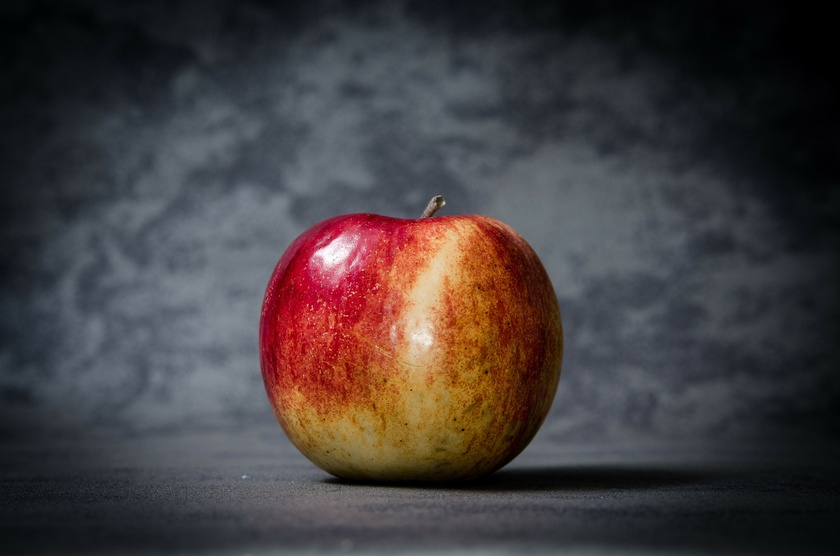
#> input picture data/apple_1.jpg, 840 x 556 px, shrunk from 1920 x 1271 before the run; its folder holds 4 pictures in this run
$ python cut_image.py
#> lines starting #> are read from the running program, lines starting #| are printed output that depends on the picture
import cv2
import glob
import os
import csv

path_data = os.getcwd()
input_path = path_data + '\data'
output_path = path_data + '\cutdata'

for file in glob.glob(input_path+'\*.jpg'):
    img = cv2.imread(file)
#> img is the input picture: shape (556, 840, 3); mean B, G, R 62.7, 61.8, 68.8
    h, w, d = img.shape
#> h = 556; w = 840; d = 3
    filename = file.replace(input_path, '')
    cut_indexes = {'top': 0, 'under': 0, 'left': 0, 'right': 0}
    # top
    for y in range(h):
        b_sum, g_sum, r_sum = 0, 0, 0
        for x in range(w):
            c = img[y, x]
            b_sum += c[0]
            g_sum += c[1]
            r_sum += c[2]
        b_ave = b_sum / w
        g_ave = g_sum / w
        r_ave = r_sum / w
        if r_ave-5 >= b_ave and r_ave-5 >= g_ave and r_ave >= 50:
            break
        else:
            cut_indexes['top'] = y
#> after the loop, cut_indexes = {'top': 217, 'under': 0, 'left': 0, 'right': 0}
    # under
    cut_indexes['under'] = h
    for y in range(h):
        b_sum, g_sum, r_sum = 0, 0, 0
        for x in range(w):
            c = img[y, x]
            b_sum += c[0]
            g_sum += c[1]
            r_sum += c[2]
        b_ave = b_sum / w
        g_ave = g_sum / w
        r_ave = r_sum / w
        if r_ave-5 >= b_ave and r_ave-5 >= g_ave and r_ave >= 50:
            break
        else:
            cut_indexes['under'] = h-y-1
    # left
    for x in range(w):
        b_sum, g_sum, r_sum = 0, 0, 0
        for y in range(h):
            c = img[y, x]
            b_sum += c[0]
            g_sum += c[1]
            r_sum += c[2]
        b_ave = b_sum / h
        g_ave = g_sum / h
        r_ave = r_sum / h
        if r_ave-5 >= b_ave and r_ave-5 >= g_ave and r_ave >= 50:
            break
        else:
            cut_indexes['left'] = x

    # right
    cut_indexes['right'] = w
    for x in range(w):
        b_sum, g_sum, r_sum = 0, 0, 0
        for y in range(h):
            c = img[y, x]
            b_sum += c[0]
            g_sum += c[1]
            r_sum += c[2]
        b_ave = b_sum / h
        g_ave = g_sum / h
        r_ave = r_sum / h
        if r_ave-5 >= b_ave and r_ave-5 >= g_ave and r_ave >= 50:
            break
        else:
            cut_indexes['right'] = w-x-1
    print(h, w)
#| 556 840
    print(cut_indexes)
#| {'top': 217, 'under': 338, 'left': 266, 'right': 573}
    cut_image = img[cut_indexes['top']:cut_indexes['under'], cut_indexes['left']:cut_indexes['right']]
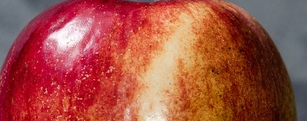
#> cut_image: shape (121, 307, 3); mean B, G, R 67.9, 80.2, 163.9

    print(output_path+filename)
    cv2.imwrite(output_path+filename, cut_image)
#> pass 2 of the loop `for file in glob.glob(input_path+'\*.jpg'):`:
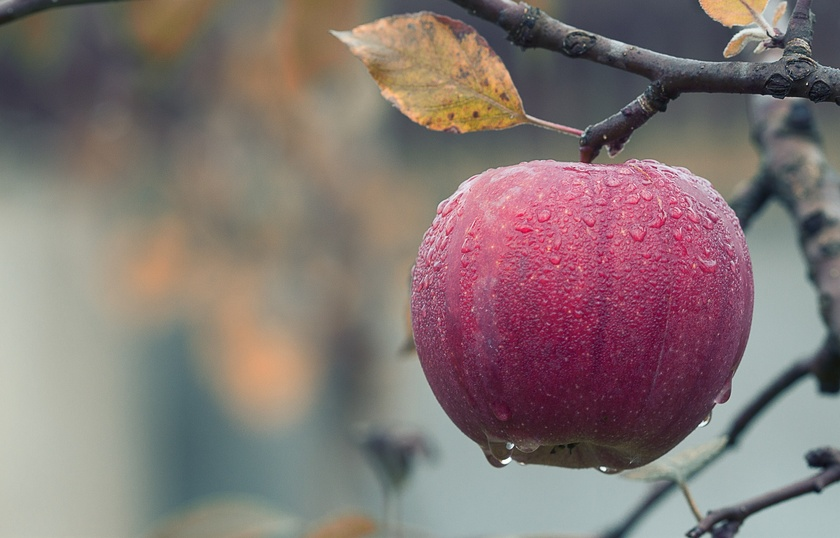
#> input picture data/apple_2.jpg, 840 x 538 px, shrunk from 1920 x 1229 before the run
#> img is the input picture: shape (538, 840, 3); mean B, G, R 115.5, 117.4, 131.7
#| 538 840
#| {'top': 0, 'under': 538, 'left': 218, 'right': 621}
#> `cut_image = img[cut_indexes['top']:cut_indexes['under'], cut_indexes['..`:
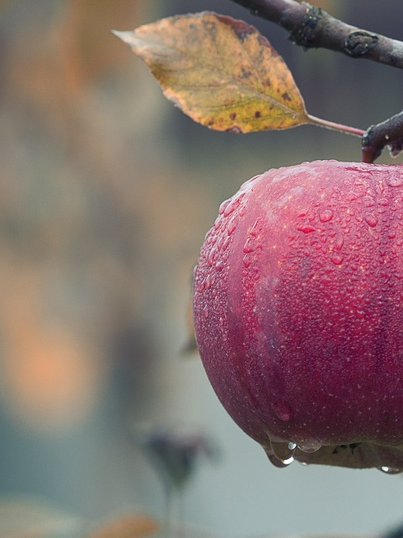
#> cut_image: shape (538, 403, 3); mean B, G, R 110.8, 113.5, 135.9
#> pass 3 of the loop `for file in glob.glob(input_path+'\*.jpg'):`:
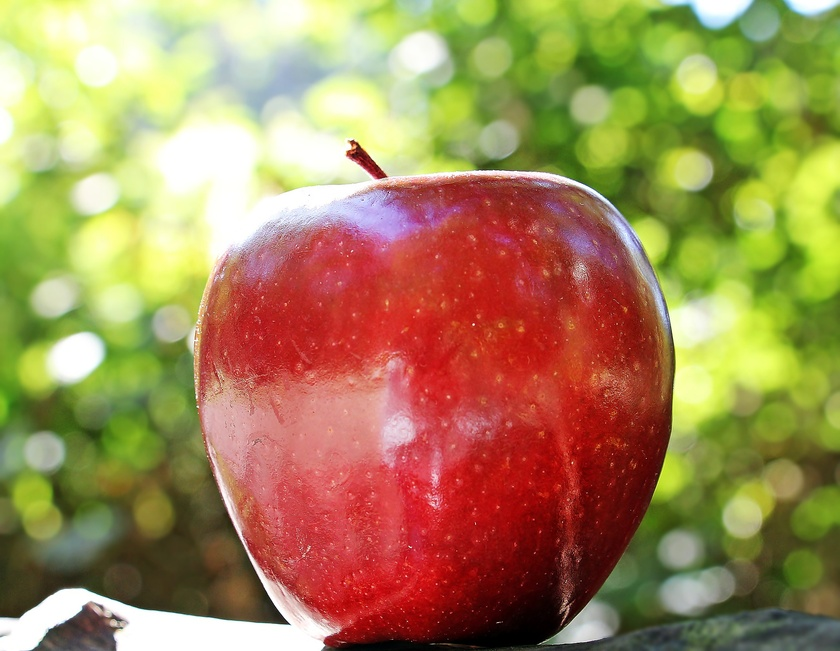
#> input picture data/apple_3.jpg, 840 x 651 px, shrunk from 1920 x 1487 before the run
#> img is the input picture: shape (651, 840, 3); mean B, G, R 88, 137.3, 163.9
#| 651 840
#| {'top': 184, 'under': 466, 'left': 198, 'right': 641}
#> `cut_image = img[cut_indexes['top']:cut_indexes['under'], cut_indexes['..`:
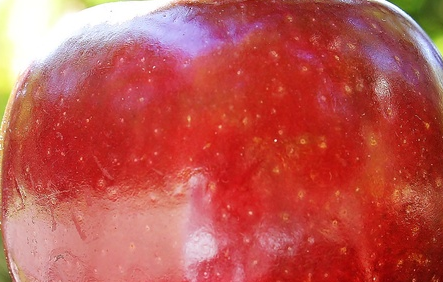
#> cut_image: shape (282, 443, 3); mean B, G, R 79.9, 84.9, 190.5
#> the loop made 4 passes; the first 3 are shown
